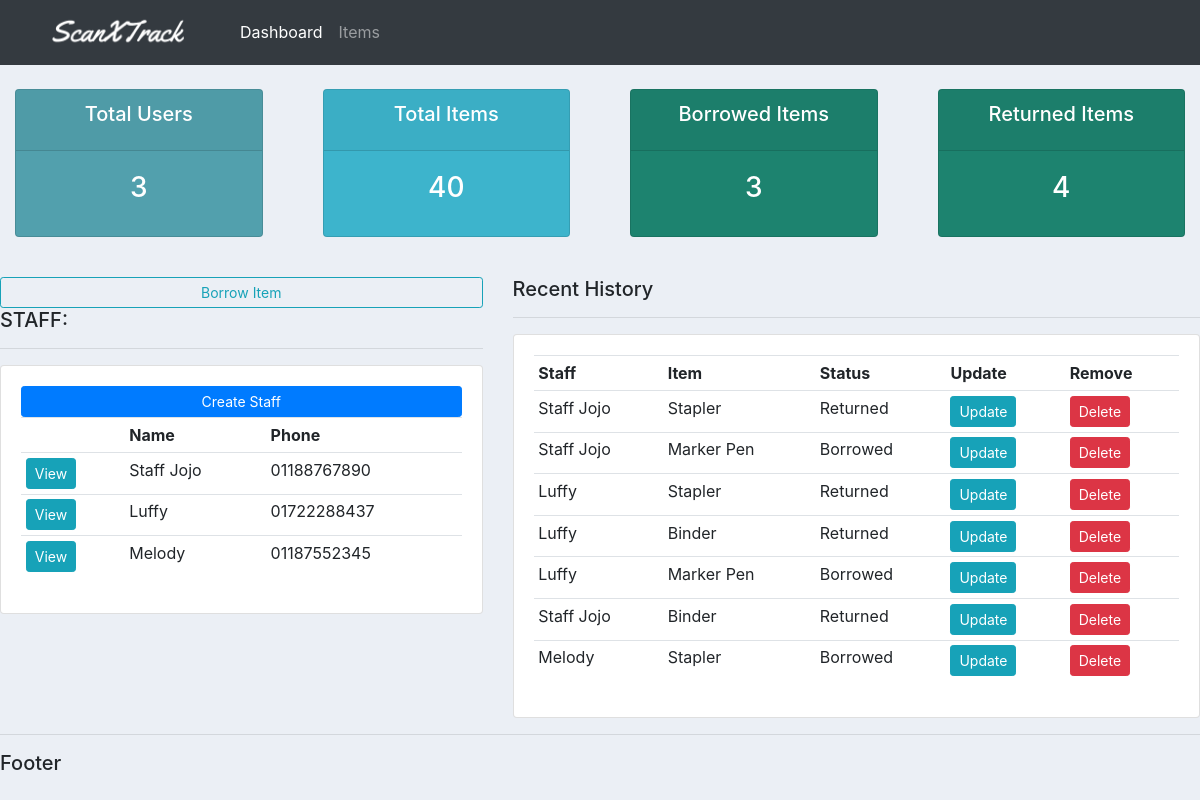
Before: / with the older database file.
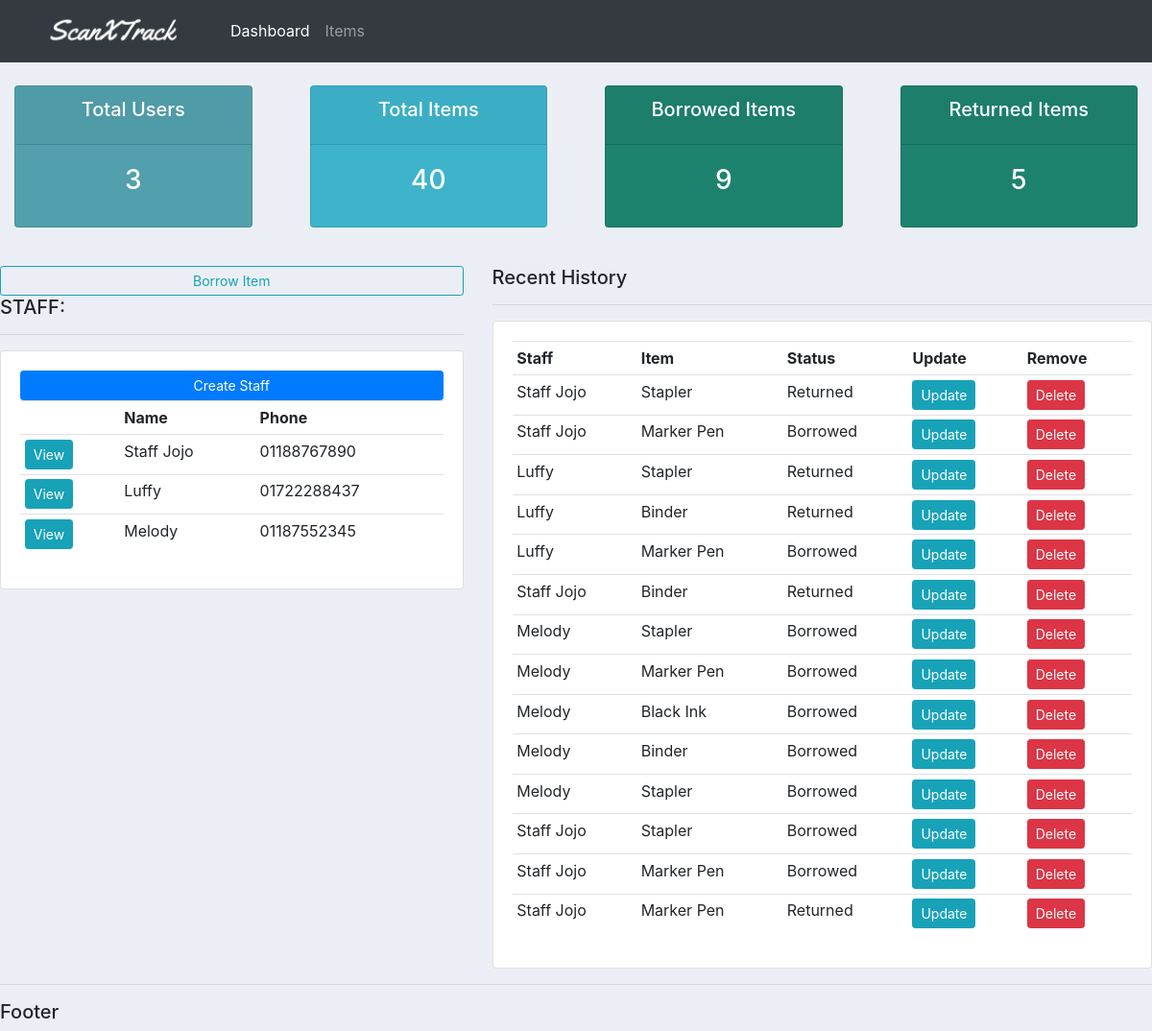
After: the same page with the newer database file.
### accounts/models.py (models this page shows, shortened)
class Staff(models.Model):
    name = models.CharField(max_length=200, null=True)
    phone = models.CharField(max_length=200, null=True)
    email = models.CharField(max_length=200, null=True)
    date_created = models.DateTimeField(auto_now_add=True)
    def __str__(self):
        return self.name

class Borrowed_items(models.Model):
    STATUS = (
        ('Borrowed','Borrowed'),
        ('Returned','Returned')
    )
    staff = models.ForeignKey(Staff, null=True, on_delete=models.SET_NULL)
    item = models.ForeignKey(Item, null=True, on_delete=models.SET_NULL)
    status = models.CharField(max_length=200, null=True, choices=STATUS)
    date_created = models.DateTimeField(auto_now_add=True)

class Item(models.Model):
    name = models.CharField(max_length=200, null=True)
    description = models.CharField(max_length=200, null=True, blank=True)
    amount = models.IntegerField(null=True)
    date_created = models.DateTimeField(auto_now_add=True)
    def __str__(self):
        return self.name

### accounts/views.py (the view)
# urls.py: path('', views.home, name="home"),
def home(request):
    borrowed_items = Borrowed_items.objects.all()
    staff = Staff.objects.all()
    items = Item.objects.all()
    total_staff = staff.count()
    total_amount = sum(item.amount for item in items)
    borrowed = borrowed_items.filter(status='Borrowed').count()
    returned = borrowed_items.filter(status='Returned').count()
    context = {'borrowed_items': borrowed_items, 'staff':staff, 'items':staff, 'total_staff':total_staff, 'borrowed':borrowed,
                'returned':returned, 'total_amount':total_amount}
    return render(request,'accounts/dashboard.html', context)

### accounts/templates/accounts/dashboard.html
{% extends 'accounts/main.html' %} {% block content %}
{%include 'accounts/status.html'%}
<br />
<div class="row">
  <div class="col-md-5">
    <a class="btn btn-outline-info btn-sm btn-block" href="{% url 'create_borrow'  %}">Borrow Item</a>
    <h5>STAFF:</h5>
    <hr />
    <div class="card card-body">
      <a class="btn btn-primary btn-sm btn-block" href="">Create Staff </a>
      <table class="table table-sm">
        <tr>
          <th></th>
          <th>Name</th>
          <th>Phone</th>
        </tr>
        {% for i in staff %}
        <tr>
          <td>
            <a class="btn btn-sm btn-info" href="{% url 'staff' i.id %}">View</a>
          </td>
          <td>{{i.name}}</td>
          <td>{{i.phone}}</td>
        </tr>
        {% endfor %}
      </table>
    </div>
  </div>
  <div class="col-md-7">
    <h5>Recent History</h5>
    <hr />
    <div class="card card-body">
      <table class="table table-sm">
        <tr>
          <th>Staff</th>
          <th>Item</th>
          <th>Status</th>
          <th>Update</th>
          <th>Remove</th>
        </tr>
        {% for i in borrowed_items %}
        <tr>
          <td>{{i.staff}}</td>
          <td>{{i.item}}</td>
          <td>{{i.status}}</td>
          <td>
            <a class="btn btn-sm btn-info" href="{% url 'update_borrow' i.id %}">Update</a>
          </td>
          <td><a class="btn btn-sm btn-danger" href="{% url 'delete_borrow' i.id %}">Delete</a></td>
        </tr>
        {% endfor %}
      </table>
    </div>
  </div>
</div>
{% endblock content %}

### accounts/templates/accounts/main.html (shortened to what this page needs)
{% load static %}
<!DOCTYPE html>
<html lang="en">
  <head>
    <link
      rel="stylesheet"
      href="https://cdn.jsdelivr.net/npm/bootstrap@4.4.1/dist/css/bootstrap.min.css"
 />
    <link
      rel="stylesheet"
      type="text/css"
      href="{% static '/css/main.css' %}" />
  </head>
  <body>
    {% include 'accounts/navbar.html' %} {% block content %} {% endblock %}
    <hr />
    <h5>Footer</h5>
  </body>
</html>

### accounts/templates/accounts/navbar.html (shortened to what this page needs)
{% load static %}
<nav class="navbar navbar-expand-lg navbar-dark bg-dark">
  <img id="logo" src="{% static 'images/logo.png' %}" />
  <div class="collapse navbar-collapse" id="navbarNav">
    <ul class="navbar-nav">
      <li class="nav-item active">
        <a class="nav-link" href="{% url 'home' %}">Dashboard </a>
      </li>
      <li class="nav-item">
        <a class="nav-link" href="{% url 'items' %}">Items</a>
      </li>
    </ul>
  </div>
</nav>

### accounts/templates/accounts/status.html
<br />
<div class="row">
  <div class="col">
    <div class="col-md">
      <div class="card text-center text-white mb-3" id="total-orders">
      <div class="card-header">
        <h5 class="card-title">Total Users</h5>
      </div>
      <div class="card-body">
        <h3 class="card-title">{{total_staff}}</h3>
      </div>
    </div>
  </div>
</div>
<div class="col">
  <div class="col-md">
    <div class="card text-center text-white mb-3" id="orders-delivered">
      <div class="card-header">
        <h5 class="card-title">Total Items</h5>
      </div>
      <div class="card-body">
        <h3 class="card-title">{{total_amount}}</h3>
      </div>
    </div>
  </div>
</div>
<div class="col">
  <div class="col-md">
    <div class="card text-center text-white mb-3" id="orders-pending">
      <div class="card-header">
        <h5 class="card-title">Borrowed Items</h5>
      </div>
      <div class="card-body">
        <h3 class="card-title">{{borrowed}}</h3>
      </div>
    </div>
  </div>
</div>
<div class="col">
    <div class="col-md">
     <div class="card text-center text-white mb-3" id="orders-pending">
         <div class="card-header">
             <h5 class="card-title">Returned Items</h5>
         </div>
        <div class="card-body">
             <h3 class="card-title">{{returned}}</h3>
         </div>
     </div>
    </div>
 </div>
</div>

### static/css/main.css (style rules this page uses)
#logo { width: 200px; height: auto; }
body { background-color: #ebeff5; }
#total-orders { background-color: #52a0ad; }
#orders-delivered { background-color: #3db4cc; }
#orders-pending { background-color: #1d836f; }

Changed rows visible on the page:
added Borrowed_items: staff "Melody", item "Marker Pen", status "Borrowed"
added Borrowed_items: staff "Melody", item "Black Ink", status "Borrowed"
added Borrowed_items: staff "Melody", item "Binder", status "Borrowed"
added Borrowed_items: staff "Melody", item "Stapler", status "Borrowed"
added Borrowed_items: staff "Staff Jojo", item "Stapler", status "Borrowed"
added Borrowed_items: staff "Staff Jojo", item "Marker Pen", status "Borrowed"
added Borrowed_items: staff "Staff Jojo", item "Marker Pen", status "Returned"
Other visible differences:
{{ borrowed }}: "3" → "9"
{{ returned }}: "4" → "5"
